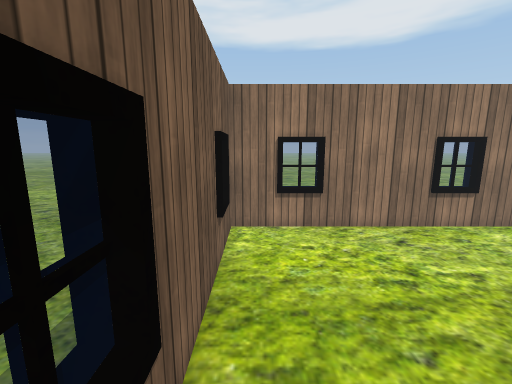
view 1 (above)

17 first-person views from a walk through a Unity game level. The camera is 1.5 m above the floor, tilts 10° down and sees 90° across. The floor is counted in squares, 0.5 m on a side. Each view is taken from the middle of a square. On the plan, view 1 faces up. The plan holds only what a view shows up to about 19 squares ahead; the rest is blank. The place goes on beyond the plan. The player is left out. Some animated figures are left out. Some surface patterns are stand-ins.

view 2
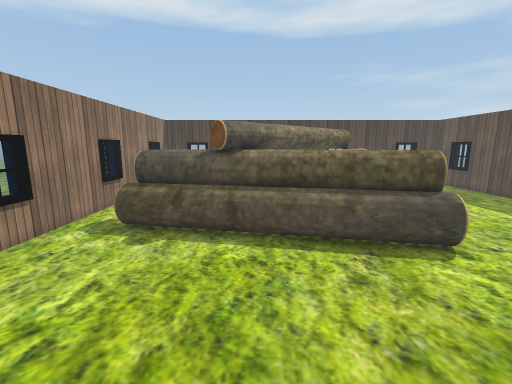

view 3
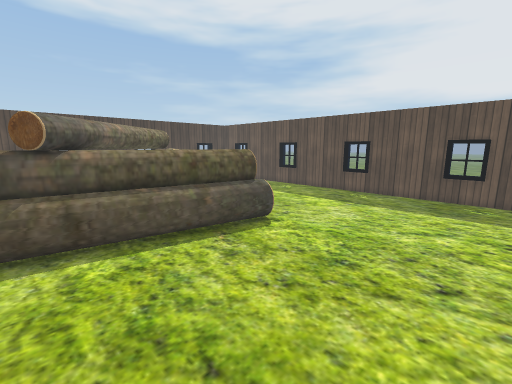

view 4
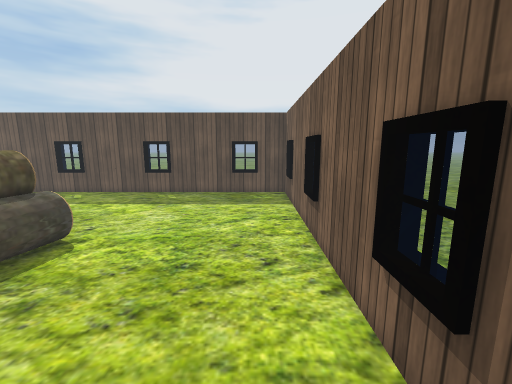

view 5
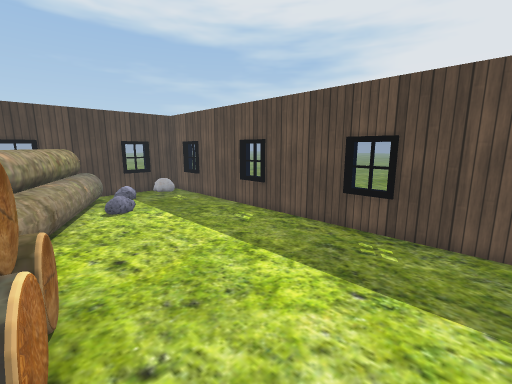

view 6
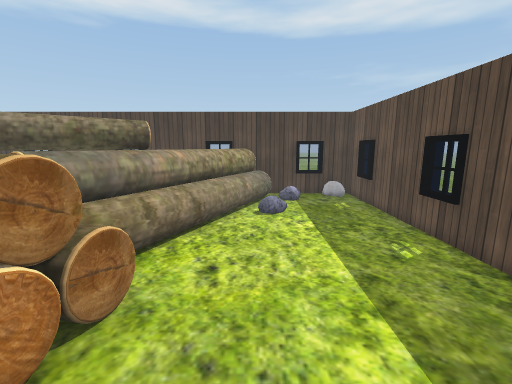

view 7
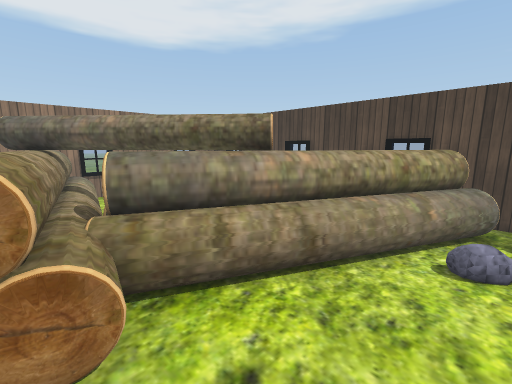

view 8
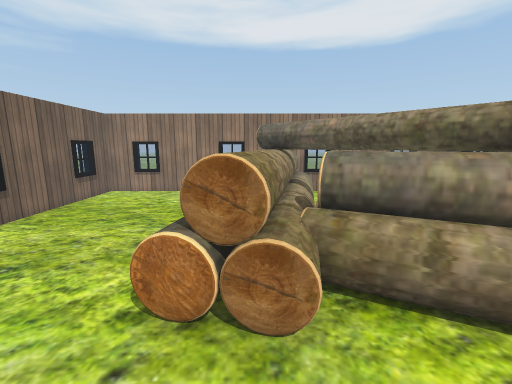

view 9
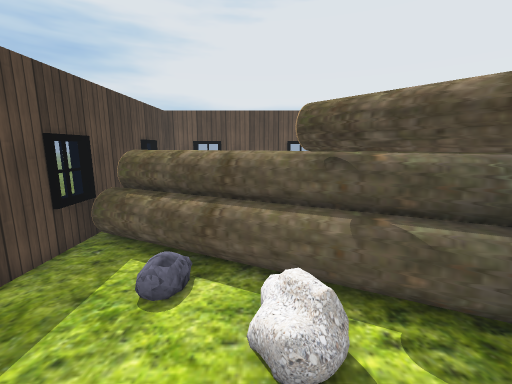

view 10
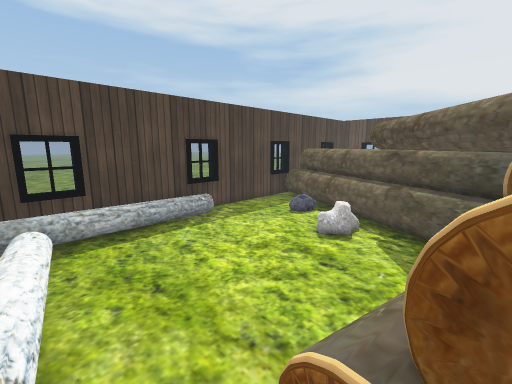

view 11
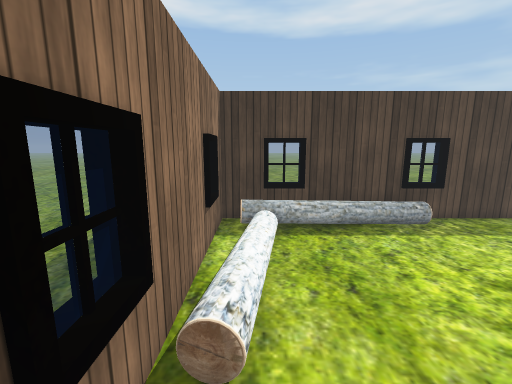

view 12
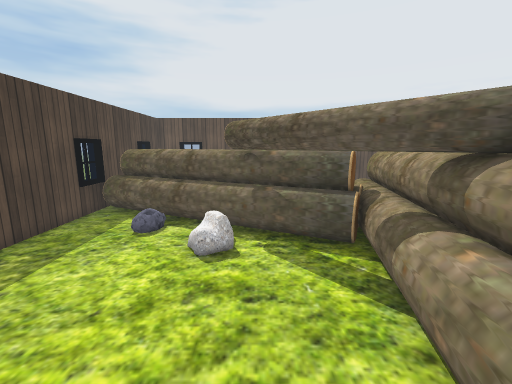

view 13
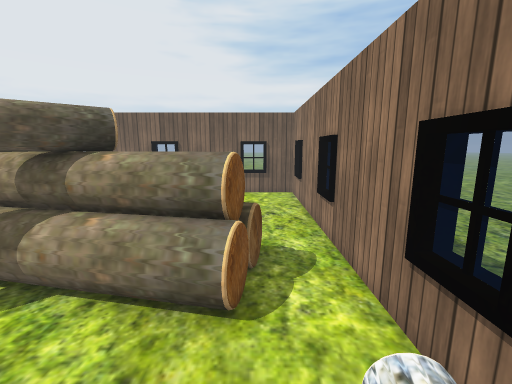

view 14
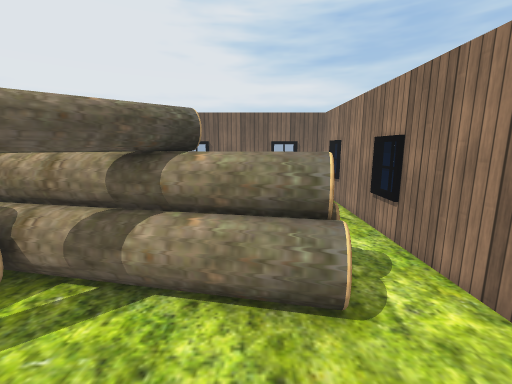

view 15
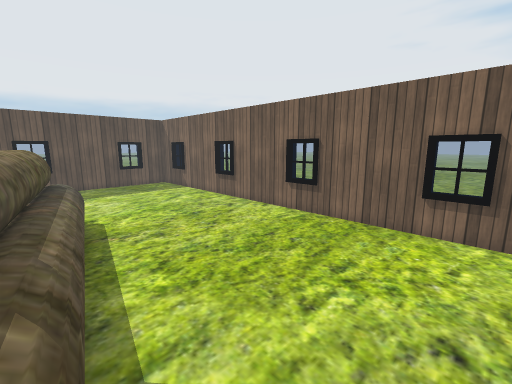

view 16
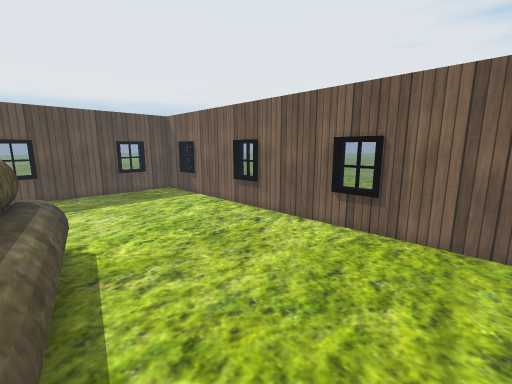

view 17
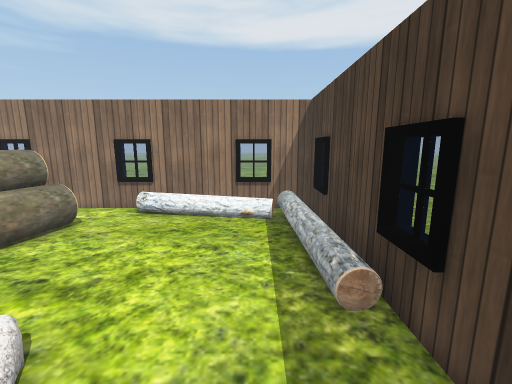

### Floor plan
Key: @ floor where view 1 was taken; # wall or solid block; . floor; = window, fence, low wall or low ledge; O other object.
Columns run from 1 left of view 1 to 22 right of it. Each row starts with its distance up from view 1.
 10 ########### #####
  9 ###=####=#####=########
  8 #...............OOOOOO#
  7 =.........OOOO........#
  6 #.........OOOO........#
  5 #.........OOOO........#
  4 #........OOOOO........#
  3 #........OOOO.........##
  2 #........OOOO.........##
  1 =........OOOOO........=#
  0 #@.......OOOOOO.O..... #
 -1 #.......OOOOOOOOO..... #
 -2 #.......OOOOOOOOOO.O..#
 -3 #.......OOOOOOOOOOOO..##
 -4 #.......OOOOOOOOOOOOOO##
 -5 =.............OOOOOOOOO#
 -6 #...............OOOOOOO#
 -7 #.................OOOO=#
 -8 #.................O.OO##
 -9 #.................... #
-10 =.....................#
-11 =.....................##
-12 #..................... #
-13 ###=####==####=#########

Where each view was taken, in squares from view 1:
view 1: 0 up, 0 right, facing up
view 2: 2 up, 0 right, facing right
view 3: 4 up, 0 right, facing down-right
view 4: 4 up, 1 right, facing down
view 5: 4 down, 4 right, facing down-right
view 6: 7 down, 5 right, facing right
view 7: 8 down, 9 right, facing up-right
view 8: 8 down, 9 right, facing up
view 9: 3 up, 16 right, facing down
view 10: 8 up, 11 right, facing down-right
view 11: 8 up, 11 right, facing right
view 12: 7 up, 14 right, facing down
view 13: 7 up, 16 right, facing left
view 14: 5 up, 16 right, facing left
view 15: 8 up, 9 right, facing down-left
view 16: 5 up, 8 right, facing down-left
view 17: 3 down, 19 right, facing up
